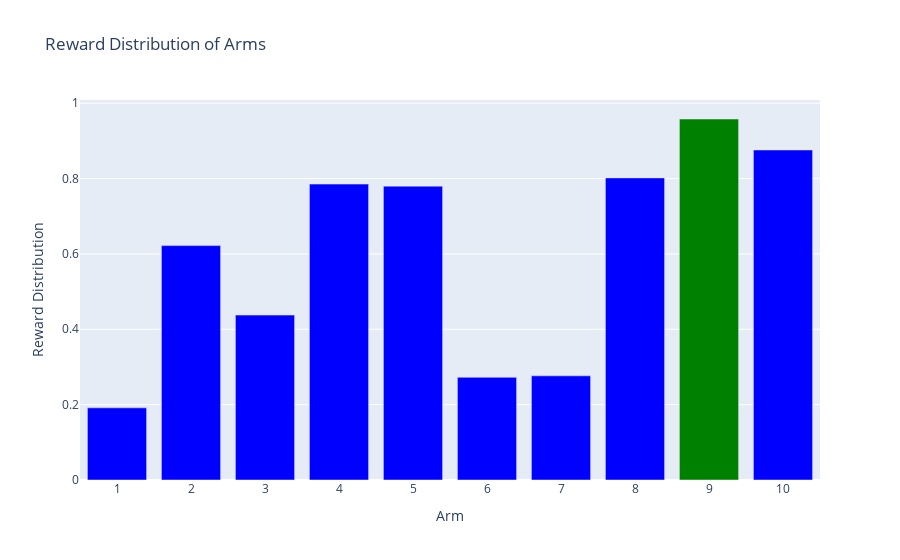

Notebook code cell kept with this figure:
### Code cell
env.display()

### Figure 1 — Plotly figure (JSON) as saved in the notebook; plotly's stock layout.template omitted (floating-point values rounded to 4 significant figures)
{"data": [{"alignmentgroup": "True", "hovertemplate": "Arm=%{x}<br>Reward Distribution=%{y}<extra></extra>", "legendgroup": "", "marker": {"color": ["blue", "blue", "blue", "blue", "blue", "blue", "blue", "blue", "green", "blue"], "pattern": {"shape": ""}}, "name": "", "offsetgroup": "", "orientation": "v", "showlegend": false, "textposition": "auto", "type": "bar", "x": ["1", "2", "3", "4", "5", "6", "7", "8", "9", "10"], "xaxis": "x", "y": [0.1915, 0.6221, 0.4377, 0.7854, 0.78, 0.2726, 0.2765, 0.8019, 0.9581, 0.8759], "yaxis": "y"}], "layout": {"barmode": "relative", "legend": {"tracegroupgap": 0}, "title": {"text": "Reward Distribution of Arms"}, "xaxis": {"anchor": "y", "domain": [0, 1], "title": {"text": "Arm"}}, "yaxis": {"anchor": "x", "domain": [0, 1], "title": {"text": "Reward Distribution"}}}}
